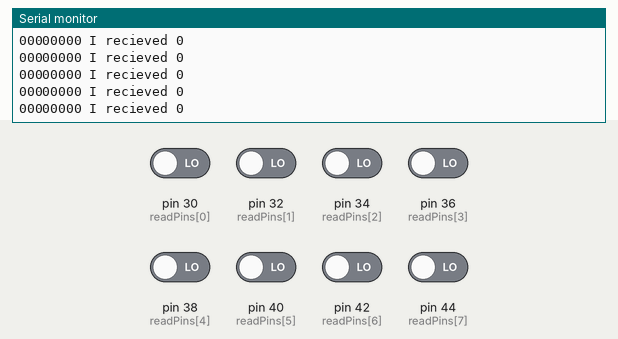
A sketch run on a simulated Arduino Mega 2560, built with avr-gcc and run on an emulated ATmega2560. Shown: the last lines printed to the serial monitor. Inputs (shaded band) come from the test bench; at power-on: pin 30 (readPins[0]), pin 32 (readPins[1]), pin 34 (readPins[2]), pin 36 (readPins[3]), pin 38 (readPins[4]), pin 40 (readPins[5]), pin 42 (readPins[6]), pin 44 (readPins[7]) LOW.

Above: at 1.2 s.
1.3 s: pin 32 (readPins[1]) driven HIGH
At 1.33 s:
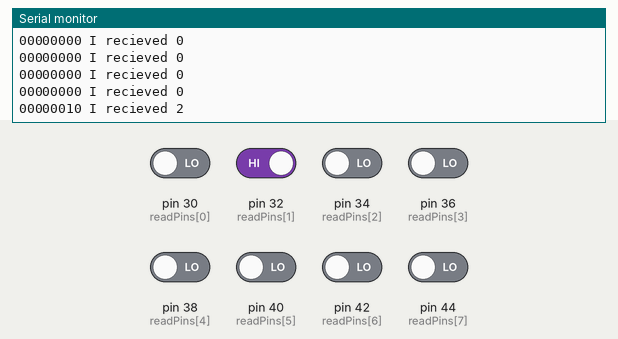
4.3 s: pin 34 (readPins[2]) driven HIGH
At 4.36 s:
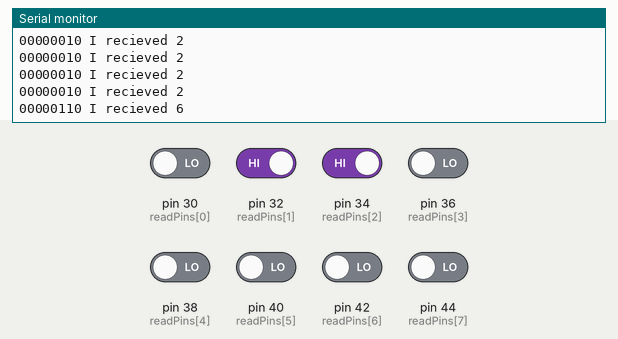
7.3 s: pin 30 (readPins[0]) driven HIGH
At 7.35 s:
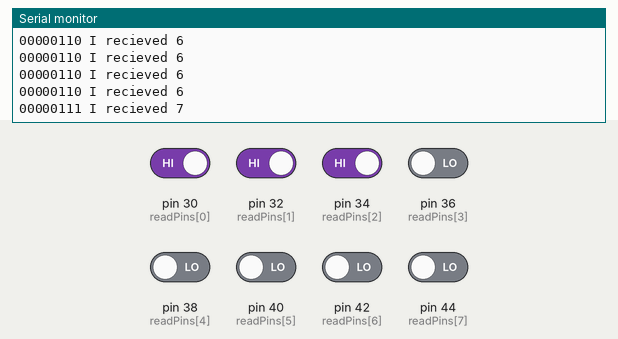
8.8 s: pin 36 (readPins[3]) driven HIGH
At 8.84 s:
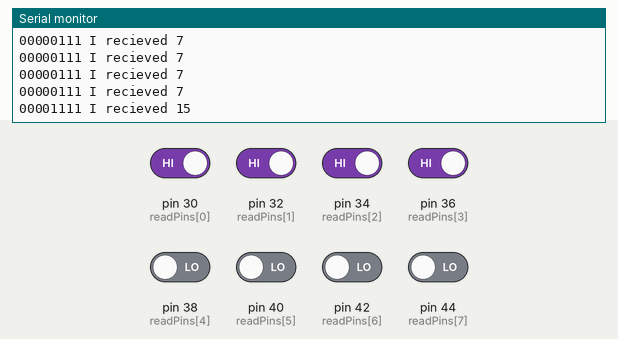
11.8 s: pin 38 (readPins[4]) driven HIGH
At 11.85 s:
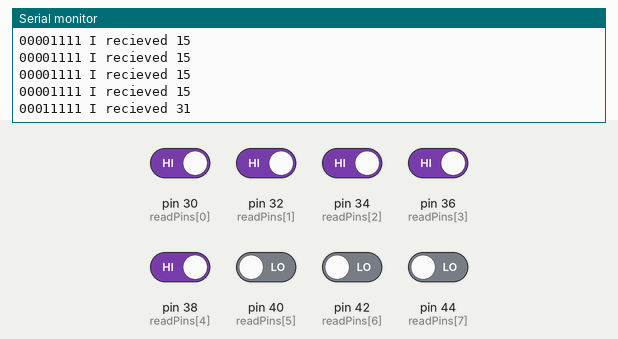
14.8 s: pin 40 (readPins[5]) driven HIGH
At 14.85 s:
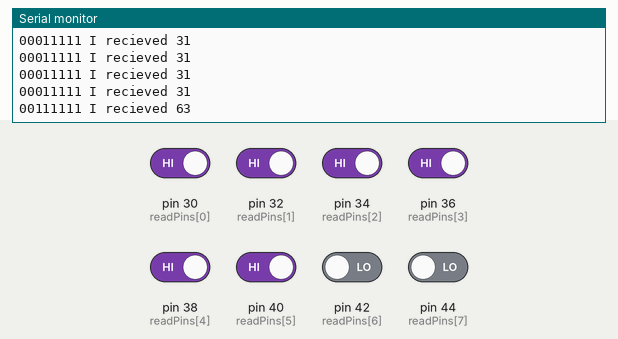
Timing chart, 0 to 17.3 s (numbered marks = the images above; inputs shaded):
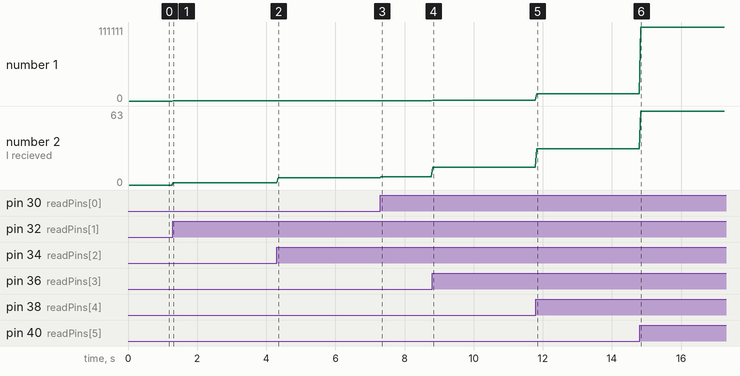

The sketch:

recieveBitTest.ino
```cpp
int readPins[] = {30, 32, 34, 36, 38, 40, 42, 44};

void setup(){
    Serial.begin(9600);
    for (int i=0; i < 8; i++){
        pinMode(readPins[i], INPUT);
    }
}

void loop(){
    delay(40);
    read();
}

void read(){
    unsigned int n = 0;
    for (int i=7; i > -1; i--){
        int b = digitalRead(readPins[i]);
        Serial.print(b);
        if (b){
            float t = pow(2, i);
            t += 0.5;
            t = int(t);
            n += t;
        }
    }
    Serial.print(" I recieved ");
    Serial.println(n);
}
```

Measured:
- after the input at 1.3 s, the serial monitor: prints a new line at once (image 1)
- after the input at 4.3 s, the serial monitor: prints a new line at once (image 2)
- after the input at 7.3 s, the serial monitor: prints a new line at once (image 3)
- after the input at 8.8 s, the serial monitor: prints a new line at once (image 4)
- after the input at 11.8 s, the serial monitor: prints a new line at once (image 5)
- after the input at 14.8 s, the serial monitor: prints a new line at once (image 6)
- plotted number 1: 0 → 10 after the input at 1.3 s, 10 → 110 after the input at 4.3 s, 110 → 111 after the input at 7.3 s, 111 → 1111 after the input at 8.8 s, 1111 → 11111 after the input at 11.8 s
- plotted number 2: 0 → 2 after the input at 1.3 s, 2 → 6 after the input at 4.3 s, 6 → 7 after the input at 7.3 s, 7 → 15 after the input at 8.8 s, 15 → 31 after the input at 11.8 s
